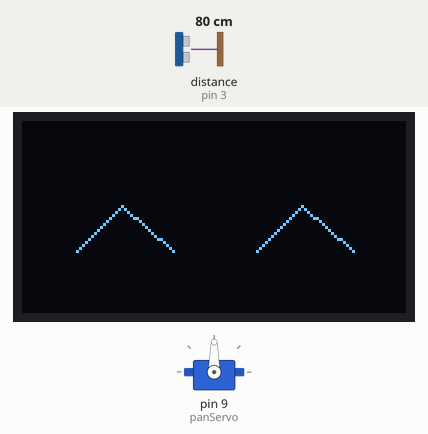
Bench run of a sketch on a simulated Arduino Uno, built with avr-gcc and run on an emulated ATmega328P. On the bench: servo, 128×64 one-colour display. Wiring (inferred from the names in the program): ultrasonic range finder: trigger pin 2; echo pin 3. Inputs (shaded band) come from the test bench; at power-on: distance to the obstacle (sensor on pin 3) 80 cm. The echo pulse lasts 58.3 µs per cm; random numbers use the default seed unless the sketch sets one.

Above: at 1.2 s.
1.3 s: distance to the obstacle (sensor on pin 3) set to 2 cm
At 2.1 s:
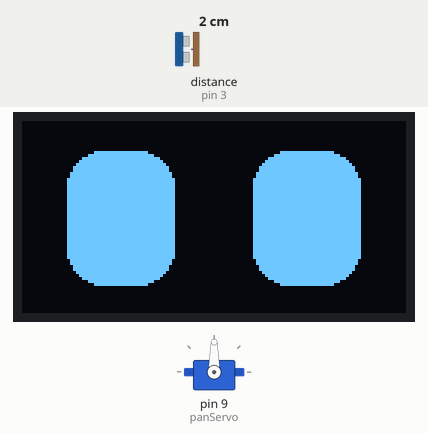
At 4.34 s:
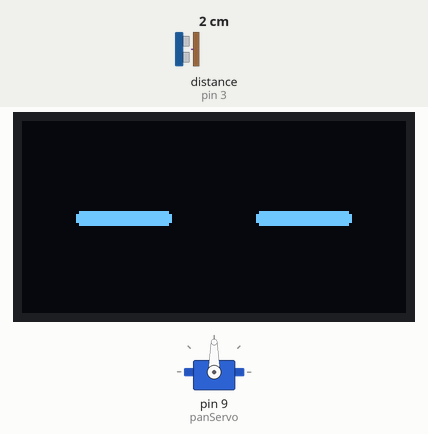
Timing chart, 0 to 5.8 s (numbered marks = the images above; inputs shaded):
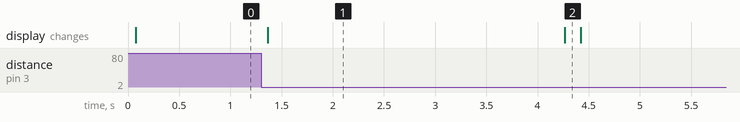

Measured:
- what the display in image 1 shows lasts 2.9 s, from 1.4 s to 4.3 s

The sketch:

FinalCodeV1_0408.ino
```cpp
#include <Wire.h>
#include <Servo.h>
#include <Adafruit_GFX.h>
#include <Adafruit_SSD1306.h>

#define SCREEN_WIDTH 128
#define SCREEN_HEIGHT 64

Adafruit_SSD1306 display(SCREEN_WIDTH, SCREEN_HEIGHT, &Wire, -1);

Servo panServo;

#define TRIG 2
#define ECHO 3

int currentPan = 90;
int targetPan = 90;

unsigned long lastBlink = 0;
unsigned long lastScan = 0;
unsigned long idleStart = 0;

bool personDetected = false;


enum Emotion {
  HAPPY,
  CURIOUS,
  SLEEPY,
  ANGRY
};

Emotion emotion = HAPPY;


void setup() {

  Serial.begin(9600);

  panServo.attach(9);
  panServo.write(90);

  pinMode(TRIG, OUTPUT);
  pinMode(ECHO, INPUT);

  display.begin(SSD1306_SWITCHCAPVCC, 0x3C);
  display.clearDisplay();

  randomSeed(analogRead(A0));

}


void loop() {

  float distance = getDistance();


  if(distance < 60) {

    emotion = CURIOUS;
    targetPan = 90;
    idleStart = millis();

  }
  else {

    if(millis() - idleStart > 20000)
      emotion = SLEEPY;
    else
      emotion = HAPPY;


    if(millis() - lastScan > 3000) {

      targetPan = random(65,115);

      lastScan = millis();

    }

  }


  smoothServo();


  drawEyes();


  // Blink only when not sleeping
  if(emotion != SLEEPY) {

    if(millis() - lastBlink > random(4000,8000)) {

      blink();

      lastBlink = millis();

    }

  }

}


float getDistance() {

  digitalWrite(TRIG,LOW);
  delayMicroseconds(2);

  digitalWrite(TRIG,HIGH);
  delayMicroseconds(10);

  digitalWrite(TRIG,LOW);


  long time = pulseIn(ECHO,HIGH,30000);

  if(time == 0)
    return 999;


  return time * 0.034 / 2;

}


void smoothServo() {

  if(currentPan < targetPan)
    currentPan++;

  if(currentPan > targetPan)
    currentPan--;


  panServo.write(currentPan);

  delay(10);

}


void drawEyes() {

  display.clearDisplay();


  int eyeMove = map(currentPan,65,115,-5,5);


  if(emotion == HAPPY) {

    drawHappyEye(18 + eyeMove,18);
    drawHappyEye(78 + eyeMove,18);

  }


  if(emotion == CURIOUS) {

    drawNormalEye(15 + eyeMove,10,36,45);
    drawNormalEye(77 + eyeMove,10,36,45);

  }


  if(emotion == SLEEPY) {

    drawSleepEye(18 + eyeMove,30);
    drawSleepEye(78 + eyeMove,30);

  }


  if(emotion == ANGRY) {

    drawAngryEye(18 + eyeMove,18);
    drawAngryEye(78 + eyeMove,18);

  }


  display.display();

}


void drawNormalEye(int x,int y,int w,int h) {

  display.fillRoundRect(x,y,w,h,12,SSD1306_WHITE);

}


void drawHappyEye(int x,int y) {

  display.drawLine(x,y+25,x+15,y+10,SSD1306_WHITE);
  display.drawLine(x+15,y+10,x+32,y+25,SSD1306_WHITE);

}


void drawSleepEye(int x,int y) {

  display.fillRoundRect(x,y,32,6,3,SSD1306_WHITE);

}


void drawAngryEye(int x,int y) {

  display.drawLine(x,y+5,x+35,y+20,SSD1306_WHITE);

  display.drawLine(x,y+20,x+35,y+5,SSD1306_WHITE);

}


void blink() {

  display.clearDisplay();


  display.fillRoundRect(18,30,32,5,3,SSD1306_WHITE);
  display.fillRoundRect(78,30,32,5,3,SSD1306_WHITE);

  display.display();

  delay(120);

}
```
